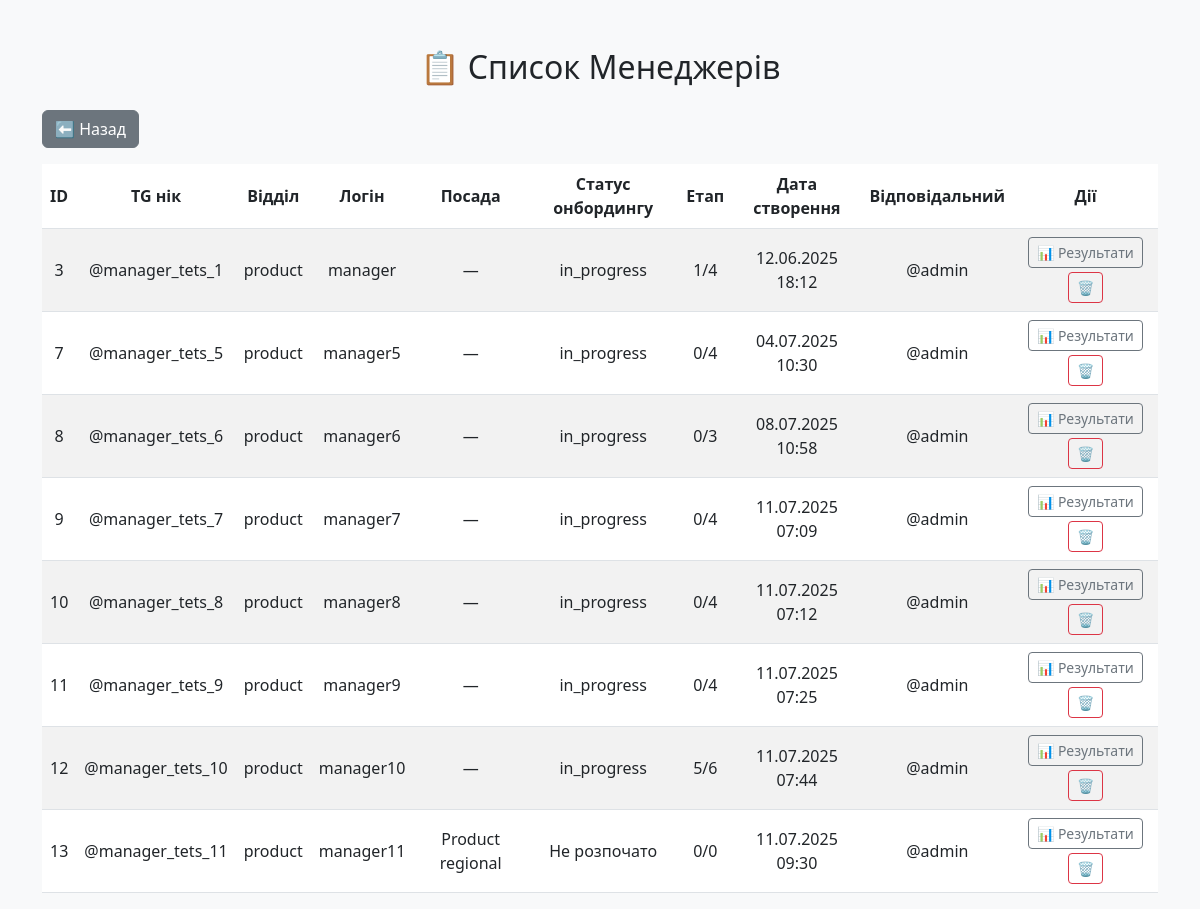
Page /managers/list (signed in) on the committed database.
### onboarding_crm/models.py (models this page shows, shortened)
class User(db.Model, UserMixin):
    id = db.Column(db.Integer, primary_key=True)
    tg_nick = db.Column(db.String(150))
    department = db.Column(db.String(150))
    position = db.Column(db.String(100))
    username = db.Column(db.String(150), unique=True)
    password = db.Column(db.String(256))
    role = db.Column(db.String(50))
    added_by_id = db.Column(db.Integer, db.ForeignKey('user.id'))
    added_by = db.relationship('User', remote_side=[id])
    onboarding_status = db.Column(db.String(100), default='Не розпочато')
    onboarding_step = db.Column(db.Integer, default=0)
    onboarding_step_total = db.Column(db.Integer, default=0)
    onboarding_name = db.Column(db.String(150))
    onboarding_start = db.Column(db.DateTime)
    onboarding_end = db.Column(db.DateTime)
    created_at = db.Column(db.DateTime, default=datetime.utcnow)

### onboarding_crm/routes.py (the view)
@bp.route('/managers/list')
@login_required
def managers_list():
    if current_user.role not in ['mentor', 'teamlead', 'developer']:
        return redirect(url_for('main.login'))
    if current_user.role == 'developer':
        managers = User.query.filter_by(role='manager').all()
    elif current_user.role == 'teamlead':
        mentors = User.query.filter_by(role='mentor', added_by_id=current_user.id).all()
        mentor_ids = [mentor.id for mentor in mentors]
        print(f"[DEBUG] Mentors added_by TL {current_user.username}: {[m.username for m in mentors]}")
        print(f"[DEBUG] Mentor IDs: {mentor_ids}")
        mentor_ids.append(current_user.id)  # додати себе теж
        managers = User.query.filter(User.role == 'manager', User.added_by_id.in_(mentor_ids)).all()
        print(f"[DEBUG] Found managers: {[m.username for m in managers]}")
    elif current_user.role == 'mentor':
        managers = User.query.filter_by(role='manager', added_by_id=current_user.id).all()
        print(f"[DEBUG] Mentor's own managers: {[m.username for m in managers]}")
    for manager in managers:
        instance = OnboardingInstance.query.filter_by(manager_id=manager.id).first()
        if instance and instance.structure:
            try:
                structure = instance.structure
                if isinstance(structure, str):
                    structure = json.loads(structure)
                if isinstance(structure, str):
                    structure = json.loads(structure)
                blocks = structure.get('blocks') if isinstance(structure, dict) else structure
                total = len([b for b in blocks if b.get("type") == "stage"])
                setattr(manager, 'total_steps_calculated', total)
            except Exception as e:
                print(f"[managers_list] ❌ Error parsing structure for manager {manager.id}: {e}")
                setattr(manager, 'total_steps_calculated', 0)
        else:
            setattr(manager, 'total_steps_calculated', 0)
    return render_template('managers_list.html', managers=managers)

### onboarding_crm/__init__.py (called while the page is built)
def create_app():
    app = Flask(__name__)
    app.jinja_env.cache = {}  # 🔄 очищення кешу шаблонів
    app.config['SECRET_KEY'] = 'secret-key-goes-here'
    basedir = os.path.abspath(os.path.dirname(__file__))
    app.config['SQLALCHEMY_DATABASE_URI'] = f"sqlite:///{os.path.join(basedir, '../instance/onboarding.db')}"
    db.init_app(app)
    login_manager.init_app(app)
    login_manager.login_view = 'login'
    @login_manager.user_loader
    def load_user(user_id):
        return User.query.get(int(user_id))
    app.register_blueprint(bp)
    register_custom_filters(app)
    return app

### onboarding_crm/templates/managers_list.html (shortened to what this page needs)
<!DOCTYPE html>
<html lang="uk">
<head>
    <link href="https://cdn.jsdelivr.net/npm/bootstrap@5.3.0/dist/css/bootstrap.min.css" rel="stylesheet">
</head>
<body class="bg-light">
<div class="container mt-5">
    <h2 class="mb-4 text-center">📋 Список Менеджерів</h2>
    <a href="{{ url_for('main.mentor_dashboard') }}" class="btn btn-secondary mb-3">⬅️ Назад</a>
    <table class="table table-striped align-middle text-center">
        <thead class="align-middle">
            <tr>
                <th>ID</th>
                <th>TG нік</th>
                <th>Відділ</th>
                <th>Логін</th>
                <th>Посада</th>
                <th>Статус онбордингу</th>
                <th>Етап</th>
                <th>Дата створення</th>
                <th>Відповідальний</th>
                <th>Дії</th>
            </tr>
        </thead>
        <tbody>
            {% for manager in managers %}
            <tr id="manager-row-{{ manager.id }}">
                <td>{{ manager.id }}</td>
                <td>{{ manager.tg_nick }}</td>
                <td>{{ manager.department }}</td>
                <td>{{ manager.username }}</td>
                <td>{{ manager.position or '—' }}</td>
                <td>{{ manager.onboarding_status or '—' }}</td>
                <td>
                    {{ manager.onboarding_step or 0 }}/{{ manager.total_steps_calculated or 0 }}
                </td>
                <td>{{ manager.created_at.strftime('%d.%m.%Y %H:%M') if manager.created_at else '—' }}</td>
                <td>{{ manager.added_by.tg_nick if manager.added_by else '—' }}</td>
                <td>
                    <a href="{{ url_for('main.manager_results', manager_id=manager.id) }}"
                       class="btn btn-outline-secondary btn-sm mb-1">
                        📊 Результати
                    </a>
                    {% if current_user.role in ['teamlead', 'developer'] %}
                    <button class="btn btn-outline-danger btn-sm" onclick="deleteManager({{ manager.id }})">🗑️</button>
                    {% endif %}
                </td>
            </tr>
            {% endfor %}
        </tbody>
    </table>
</div>
</body>
</html>

### rows in the picture
User: id "3", tg_nick "@manager_tets_1", department "product", username "manager", position "—", onboarding_status "in_progress", onboarding_step "1", onboarding_step_total "4", created_at "12.06.2025 18:12", added_by "@admin"
User: id "7", tg_nick "@manager_tets_5", department "product", username "manager5", position "—", onboarding_status "in_progress", onboarding_step "0", onboarding_step_total "4", created_at "04.07.2025 10:30", added_by "@admin"
User: id "8", tg_nick "@manager_tets_6", department "product", username "manager6", position "—", onboarding_status "in_progress", onboarding_step "0", total_steps_calculated "3", created_at "08.07.2025 10:58", added_by "@admin"
User: id "9", tg_nick "@manager_tets_7", department "product", username "manager7", position "—", onboarding_status "in_progress", onboarding_step "0", onboarding_step_total "4", created_at "11.07.2025 07:09", added_by "@admin"
User: id "10", tg_nick "@manager_tets_8", department "product", username "manager8", position "—", onboarding_status "in_progress", onboarding_step "0", onboarding_step_total "4", created_at "11.07.2025 07:12", added_by "@admin"
User: id "11", tg_nick "@manager_tets_9", department "product", username "manager9", position "—", onboarding_status "in_progress", onboarding_step "0", onboarding_step_total "4", created_at "11.07.2025 07:25", added_by "@admin"
User: id "12", tg_nick "@manager_tets_10", department "product", username "manager10", position "—", onboarding_status "in_progress", onboarding_step "5", total_steps_calculated "6", created_at "11.07.2025 07:44", added_by "@admin"
User: id "13", tg_nick "@manager_tets_11", department "product", username "manager11", position "Product regional", onboarding_status "Не розпочато", onboarding_step "0", total_steps_calculated "0", created_at "11.07.2025 09:30", added_by "@admin"
